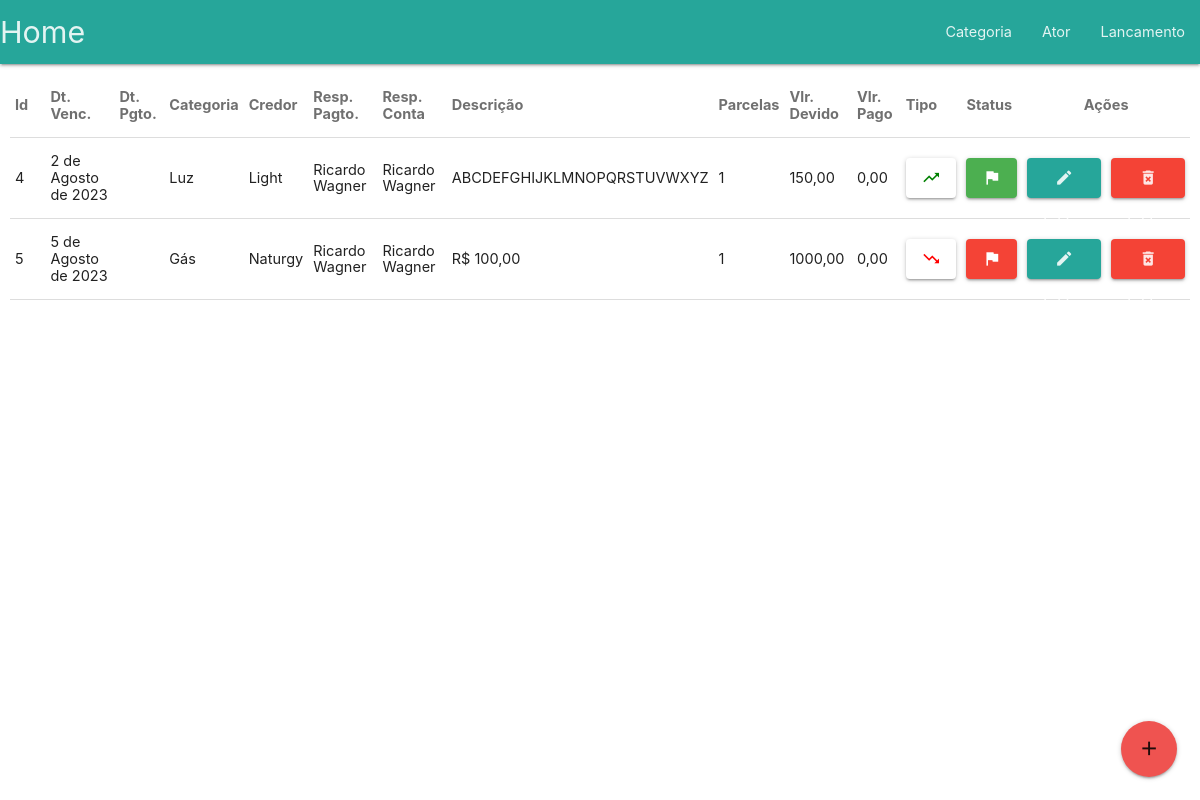
Screenshot of /lancamento/ with the database file from the repository.
### fluxo/models.py (models this page shows, shortened)
class Lancamento(models.Model):
    TIPO = [('E', 'Entrada'), ('S', 'Saída')]
    STATUS = [('A','Aberto'), ('P','Parcial'), ('Q','Quitado')]
    data_vencimento = models.DateField(auto_now=False, auto_now_add=False, null=False, blank=False)
    data_pagamento = models.DateField(auto_now=False, auto_now_add=False, null=True, blank=True)
    categoria = models.ForeignKey(Categoria, on_delete=models.CASCADE, null=False, blank=False)
    credor = models.ForeignKey(Ator, related_name='fk_credor',on_delete=models.CASCADE, null=False, blank=False)
    responsavel_pagamento = models.ForeignKey(Ator, related_name='fk_responsavel_pagamento', on_delete=models.CASCADE, null=False, blank=False)
    responsavel_conta = models.ForeignKey(Ator, related_name='fk_responsavel_conta', on_delete=models.CASCADE, null=False, blank=False)
    descricao = models.TextField(max_length=150, null=True, blank=True)
    parcelas = models.IntegerField(default=0, null=False, blank=False)
    valor_devido = MoneyField(default=0, max_digits=10, decimal_places=2, default_currency='BRL', null=False, blank=False)
    valor_pago = MoneyField(default=0, max_digits=10, decimal_places=2, default_currency='BRL', null=True, blank=True)
    tipo = models.CharField(default='S', max_length = 1, choices=TIPO, null=False, blank=False)
    status = models.CharField(default='A', max_length = 1, choices=STATUS, null=False, blank=False)
    class Meta:
        db_table = 'Lancamento'

class Categoria(models.Model):
    nome = models.CharField(max_length=150)
    class Meta:
        db_table = 'categoria'
    def __str__(self):
        return self.nome

class Ator(models.Model):
    nome = models.CharField(max_length=150)
    status = models.BooleanField(default=1)
    categoria = models.ForeignKey(Categoria, related_name='fk_categoria', on_delete=models.CASCADE)
    credor = models.BooleanField(default=False)
    responsavel_pagamento = models.BooleanField(default=False)
    responsavel_conta = models.BooleanField(default=False)
    class Meta:
        db_table = 'Ator'
    def __str__(self):
        return self.nome

### fluxo/views.py (the view)
# urls.py: path('lancamento/', views.select_lancamento, name='select_lancamento'),
def select_lancamento(request):
    s_lancamento = Lancamento.objects.all()
    context = {'lancamentos':s_lancamento}
    return render (request, './fluxo/select_lancamento.html', context)

### fluxo/templates/fluxo/select_lancamento.html (shortened to what this page needs)
{% extends 'body.html' %}
{% block body %}
{% include '../header.html' %}
<div class="container-fluid">
    <div class="row" style="gap: 10px; padding: 10px;">
        <div class="input-field outlined col s12 m12 l12">
            <table class="highlight">
                <thead>
                    <tr>
                        <th style="width:3%">Id</th>
                        <th>Dt. Venc.</th>
                        <th>Dt. Pgto.</th>
                        <th>Categoria</th>
                        <th>Credor</th>
                        <th>Resp. Pagto.</th>
                        <th>Resp. Conta</th>
                        <th>Descrição</th>
                        <th>Parcelas</th>
                        <th>Vlr. Devido</th>
                        <th>Vlr. Pago</th>
                        <th>Tipo</th>
                        <th>Status</th>
                        <th colspan="2" style="width:5%; text-align:center">Ações</th>
                    </tr>
                </thead>
                <tbody>
                    <tr>{% for s_lancamento in lancamentos %}
                        <td>{{ s_lancamento.id }}</td>
                        <td>{% if s_lancamento.data_vencimento != None %}
                                {{ s_lancamento.data_vencimento }}
                            {% endif %}</td>
                        <td></td>
                        <td>{{ s_lancamento.categoria }}</td>
                        <td>{{ s_lancamento.credor }}</th>
                        <td>{{ s_lancamento.responsavel_pagamento }}</td>
                        <td>{{ s_lancamento.responsavel_conta }}</td>
                        <td>{{ s_lancamento.descricao }}</td>
                        <td>{{ s_lancamento.parcelas }}</td>
                        <td>{{ s_lancamento.valor_devido }}</td>
                        <td>{{ s_lancamento.valor_pago }}</td>
                        <td>{% if s_lancamento.tipo == 'S' %}
                                <a class="waves-effect waves-light white btn modal-trigger" href="#update_categoria/{{ s_lancamento.id }}">
                                <i class="small material-icons" style="color:red">trending_down</i></a>
                            {% else %}
                                <a class="waves-effect waves-light white btn modal-trigger" href="#update_categoria/{{ s_lancamento.id }}">
                                <i class="small material-icons" style="color:green">trending_up</i></a>
                            {% endif %}</td>
                        <td>{% if s_lancamento.status == 'A' %}
                                <a class="waves-effect waves-light red btn modal-trigger" href="#update_categoria/{{ s_lancamento.id }}">
                                <i class="small material-icons" style="color:white">flag</i></a>
                            {% elif s_lancamento.status == 'P' %}
                                <a class="waves-effect waves-light blue btn modal-trigger" href="#update_categoria/{{ s_lancamento.id }}">
                                <i class="small material-icons" style="color:white">flag</i></a>
                            {% elif s_lancamento.status == 'Q' %}
                                <a class="waves-effect waves-light green btn modal-trigger" href="#update_categoria/{{ s_lancamento.id }}">
                                <i class="small material-icons" style="color:white">flag</i></a>
                            {% endif %}</td>
                        <td><a class="waves-effect waves-light btn modal-trigger" href="#update_categoria/{{ s_lancamento.id }}">
                            <i class="large material-icons">edit</i>Editar
                        </a></td>
                        <td><a class="waves-effect waves-light red btn modal-trigger" href="{% url 'delete_categoria' s_lancamento.id %}">
                            <i class="large material-icons" disabled>delete_forever</i>Editar
                        </a></td>
                    </tr>{% endfor %}
                </tbody>
            </table>
        </div>
        <div class="fixed-action-btn">
            <a class="btn-floating btn-large btn modal-trigger" href="#insert_lancamento">
              <i class="large material-icons">add</i>
            </a>
        </div>
    </div>
{% endblock body %}

### rows the page displays
Lancamento: id "4", data_vencimento "2 de Agosto de 2023", categoria "Luz", credor "Light", responsavel_pagamento "Ricardo Wagner", responsavel_conta "Ricardo Wagner", descricao "ABCDEFGHIJKLMNOPQRSTUVWXYZ", parcelas "1", valor_devido "150,00", valor_pago "0,00"
Lancamento: id "5", data_vencimento "5 de Agosto de 2023", categoria "Gás", credor "Naturgy", responsavel_pagamento "Ricardo Wagner", responsavel_conta "Ricardo Wagner", descricao "R$ 100,00", parcelas "1", valor_devido "1000,00", valor_pago "0,00"
